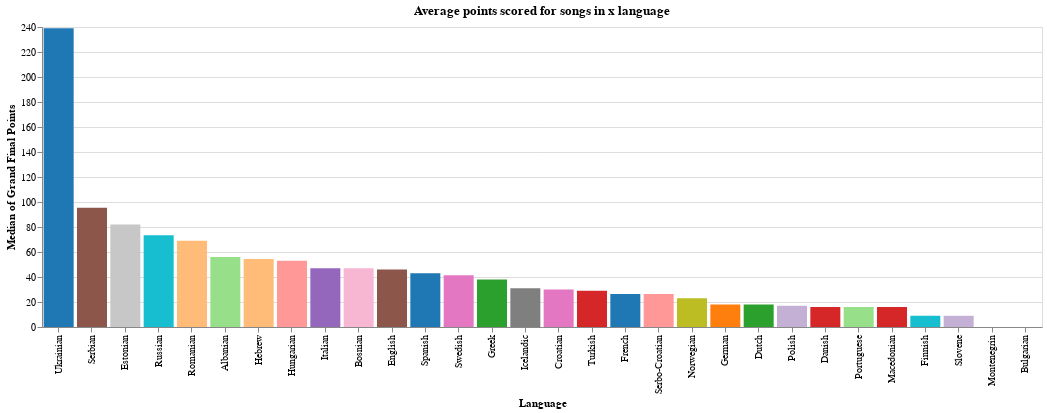

The notebook cell this image was saved under:
### Code cell
make_averages_chart(filtered_exploded_results).show()

### Figure 1 — Vega-Lite specification as saved in the notebook (floating-point values rounded to 4 significant figures; data arrays with more than 128 entries replaced by an {"elided": "..."} marker saying what was removed)
{"config": {"view": {"continuousWidth": 300, "continuousHeight": 300}}, "data": {"name": "data-5a1458f41e24263de7206058e74bd004"}, "mark": {"type": "bar"}, "encoding": {"color": {"field": "Language", "legend": null, "scale": {"domain": ["French", "German", "Dutch", "Danish", "Italian", "English", "Swedish", "Luxembourgish", "Norwegian", "Finnish", "Spanish", "Serbo-Croatian", "Portuguese", "Slovene", "Viennese", "Maltese", "Irish", "Hebrew", "Greek", "Turkish", "Arabic", "Northern Sami", "Icelandic", "Romansh", "Neapolitan", "Antillean Creole", "Croatian", "Corsican", "Bosnian", "Estonian", "Hungarian", "Lithuanian", "Polish", "Romanian", "Russian", "Slovak", "Vorarlbergish", "Breton", "Macedonian", "Samogitian", "Serbian", "Imaginary", "Catalan", "Võro", "Latvian", "Ukrainian", "Montenegrin", "Albanian", "Tahitian", "Armenian", "Bulgarian", "Czech", "English (\"Franglais\")", "Romani", "Swahili", "Georgian", "Udmurt", "Crimean Tatar", "Belarusian", "Srnan Tongo", "Latin"], "range": ["#1f77b4", "#ff7f0e", "#2ca02c", "#d62728", "#9467bd", "#8c564b", "#e377c2", "#7f7f7f", "#bcbd22", "#17becf", "#1f78b4", "#ff9896", "#98df8a", "#c5b0d5", "#c49c94", "#f7b6d2", "#c7c7c7", "#ffbb78", "#2ca02c", "#d62728", "#8c564b", "#17becf", "#7f7f7f", "#bcbd22", "#1f77b4", "#ff7f0e", "#e377c2", "#c49c94", "#f7b6d2", "#c7c7c7", "#ff9896", "#98df8a", "#c5b0d5", "#ffbb78", "#17becf", "#bcbd22", "#1f77b4", "#ff7f0e", "#d62728", "#9467bd", "#8c564b", "#e377c2", "#7f7f7f", "#bcbd22", "#17becf", "#1f78b4", "#ff9896", "#98df8a", "#c5b0d5", "#c49c94", "#f7b6d2", "#c7c7c7", "#ffbb78", "#2ca02c", "#d62728", "#9467bd", "#8c564b", "#e377c2", "#7f7f7f", "#bcbd22", "#17becf"]}, "type": "nominal"}, "tooltip": [{"field": "Language", "type": "nominal"}, {"aggregate": "median", "field": "Grand Final Points", "type": "quantitative"}], "x": {"field": "Language", "sort": "-y", "type": "nominal"}, "y": {"aggregate": "median", "field": "Grand Final Points", "type": "quantitative"}}, "title": "Average points scored for songs in x language", "width": 1000, "$schema": "https://vega.github.io/schema/vega-lite/v5.17.0.json", "datasets": {"data-5a1458f41e24263de7206058e74bd004": {"elided": "1759 records"}}}
